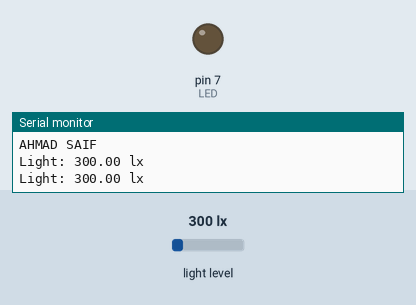
A sketch run on a simulated Arduino Uno, built with avr-gcc and run on an emulated ATmega328P. Parts: output pins drawn as LEDs (lit = HIGH), the last lines printed to the serial monitor. The inputs (shaded band) are chosen by the test bench; at power-on: light level 300 lx.

Above: at 1.8 s.
1.9 s: light level set to 55 lx
4.2 s: light level set to 44 lx
At 6.9 s:
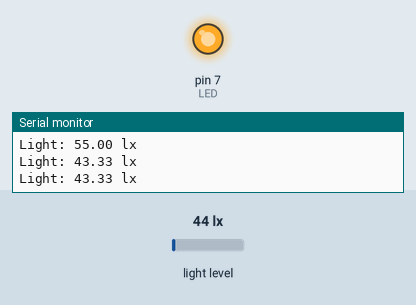
7.5 s: light level set to 500 lx
At 9.3 s:
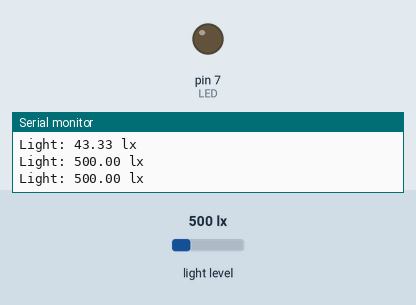
10.5 s: light level set to 40 lx
At 12.9 s:
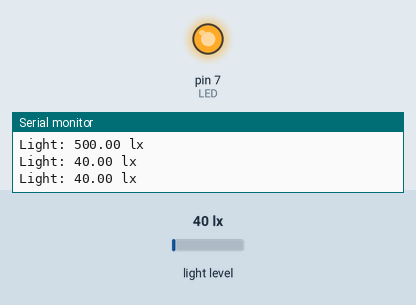
Timing chart, 0 to 14.4 s (numbered marks = the images above; inputs shaded):
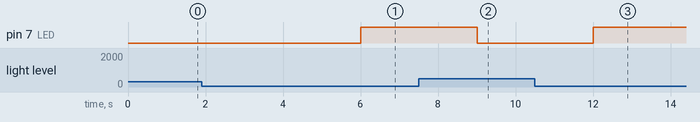

The sketch:

LedBrightnessControl_BH1750.ino
```cpp
//Done by Ahmad Saif

#include<Wire.h>
#include <BH1750.h>

int LED = 7;

BH1750 GY30;

void setup()
{
  Serial.begin(9600);
  Wire.begin();
  GY30.begin();
  Serial.println("AHMAD SAIF");
  pinMode(LED,OUTPUT);
}
void loop()
{
  float lux = GY30.readLightLevel();
  Serial.println((String)"Light: " + lux + " lx");
  delay(1000);
  if(lux<50)
  {
    digitalWrite(LED,HIGH);
  }
  else
  {
    digitalWrite(LED,LOW);
  }
}
```

Measured:
- the behaviour switches between 51 and 50 lx on light level (found by bisection; images 0 and 1)
- after the input at 4.2 s, pin 7 (LED): LOW → HIGH after 1.8 s
- after the input at 7.5 s, pin 7 (LED): HIGH → LOW after 1.5 s
- after the input at 10.5 s, pin 7 (LED): LOW → HIGH after 1.5 s
